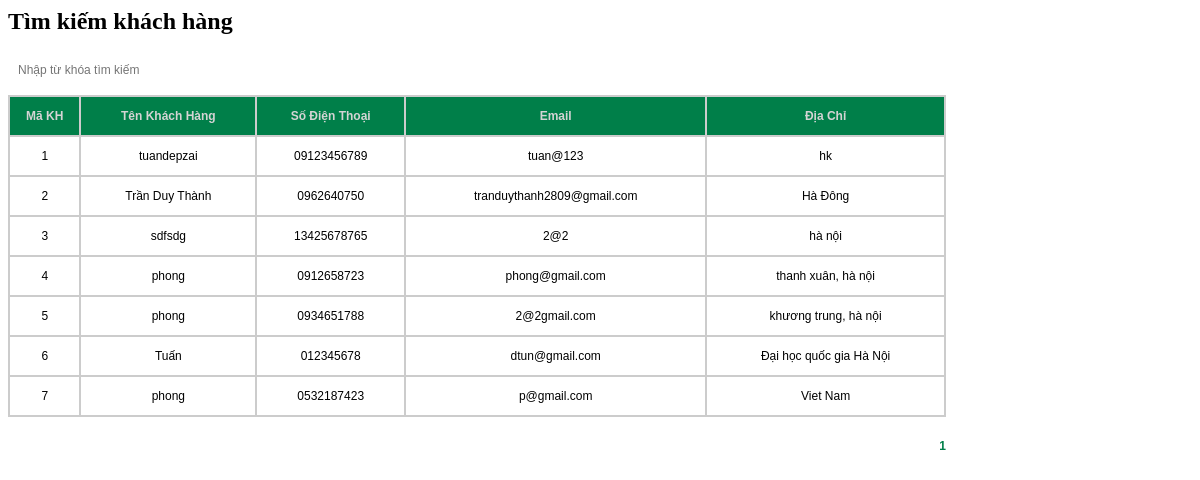
/admin/customer/searchCustomer.php, run on the app's committed database.
### tables this page shows
CREATE TABLE `customers` (
  `customerNumber` int NOT NULL AUTO_INCREMENT,
  `customerName` varchar(255) NOT NULL,
  `phone` varchar(255) NOT NULL,
  `email` varchar(255) NOT NULL,
  `address` varchar(225) NOT NULL,
  PRIMARY KEY (`customerNumber`)
);

### admin/customer/searchCustomer.php (the view, shortened to what this page needs)
<?php
    $dbHost = 'localhost';
    $dbUsername = 'TFT';
    $dbPassword = 'Fongngu123';
    $dbName = 'web_csdl';
    $conn = mysqli_connect($dbHost, $dbUsername, $dbPassword, $dbName);
    $searchText = isset($_GET['stext']) ? $_GET['stext'] : '';
    $page = isset($_GET['page']) ? $_GET['page'] : 1;
    $rowsPerPage = 10;
    $perRow = ($page - 1) * $rowsPerPage;
    $sql = "SELECT customerNumber, customerName, phone, email, address
            FROM customers
            WHERE customerName LIKE '%$searchText%'
            OR phone LIKE '%$searchText%'
            OR email LIKE '%$searchText%'
            OR address LIKE '%$searchText%'
            LIMIT $perRow, $rowsPerPage";
    $result1 = $conn->query($sql);
    $sqlTotal = "SELECT COUNT(*) AS totalRows
                FROM customers
                WHERE customerName LIKE '%$searchText%'
                    OR phone LIKE '%$searchText%'
                    OR email LIKE '%$searchText%'
                    OR address LIKE '%$searchText%'";
    $resultTotal = $conn->query($sqlTotal);
    $totalRows = $resultTotal->fetch_assoc()['totalRows'];
    $totalPage = ceil($totalRows / $rowsPerPage);
?>
<link rel="stylesheet" type="text/css" href="css/customer.css" />
<h2>Tìm kiếm khách hàng</h2>
<div id="main">
    <div id="search-bar">
        <form method="get" name="sform" action="mainAdmin.php">
            <input type="text" name="stext" value="<?php echo $searchText; ?>" placeholder="Nhập từ khóa tìm kiếm">
        </form>
    </div>
    <table id="customers" cellpadding="0" cellspacing="0" width="100%">
        <tr id="customer-bar">
            <td>Mã KH</td>
            <td>Tên khách hàng</td>
            <td>Số điện thoại</td>
            <td>Email</td>
            <td>Địa chỉ</td>
        </tr>
        <?php
        if ($result1->num_rows > 0) {
            while ($row = $result1->fetch_assoc()) {
        ?>
        <tr>
            <td><?php echo $row['customerNumber']; ?></td>
            <td><?php echo $row['customerName']; ?></td>
            <td><?php echo $row['phone']; ?></td>
            <td><?php echo $row['email']; ?></td>
            <td><?php echo $row['address']; ?></td>
        </tr>
        <?php
            }
        } else {
            echo '<tr><td colspan="5">Không tìm thấy kết quả nào!</td></tr>';
        }
        ?>
    </table>
    <p id="pagination">
        <?php
        for ($i = 1; $i <= $totalPage; $i++) {
            if ($i == $page) {
                echo "<span>$i</span> ";
            } else {
                echo '<a href="' . $_SERVER['PHP_SELF'] . '?page_layout=searchCustomer&page=' . $i . '&stext=' . $searchText . '">' . $i . '</a> ';
            }
        }
        ?>
    </p>
</div>

### admin/css/customer.css (style rules this page uses)
#search-bar { width: 300px; height: 40px; float: left; }
#search-bar input { float: left; border: none; }
#search-bar input[type="text"] { width: 200px; height: 30px; line-height: 30px; font-family: Verdana, Geneva, sans-serif; font-size: 12px; color: #666; padding-left: 10px; }
#main table#customers { width: 938px; border-top: 2px solid #CCC; border-right: 2px solid #CCC; }
#main table#customers tr td { border-left: 2px solid #CCC; border-bottom: 2px solid #CCC; text-align: center; font-family: Verdana, Geneva, sans-serif; font-size: 12px; height: 40px; }
#customer-bar { width: 100%; height: 30px; line-height: 30px; background: #007f49; color: #d4d4d4; }
#customer-bar td { font-family: Verdana, Geneva, sans-serif; font-size: 12px; font-weight: bold; text-transform: capitalize; text-align: center; }
p#pagination { width: 938px; text-align: right; font-family: Verdana, Geneva, sans-serif; font-size: 12px; word-spacing: 5px; padding-top: 10px; }
p#pagination span { font-weight: bold; color: #007f49; }

### data on the page
customers: customerNumber "1", customerName "tuandepzai", phone "09123456789", email "tuan@123", address "hk"
customers: customerNumber "2", customerName "Trần Duy Thành", phone "0962640750", email "tranduythanh2809@gmail.com", address "Hà Đông"
customers: customerNumber "3", customerName "sdfsdg", phone "13425678765", email "2@2", address "hà nội"
customers: customerNumber "4", customerName "phong", phone "0912658723", email "phong@gmail.com", address "thanh xuân, hà nội"
customers: customerNumber "5", customerName "phong", phone "0934651788", email "2@2gmail.com", address "khương trung, hà nội"
customers: customerNumber "6", customerName "Tuấn", phone "012345678", email "dtun@gmail.com", address "Đại học quốc gia Hà Nội"
customers: customerNumber "7", customerName "phong", phone "0532187423", email "p@gmail.com", address "Viet Nam"
